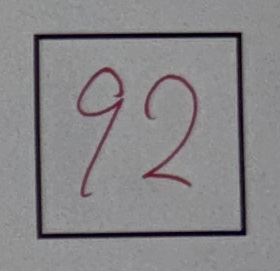
#> input picture docker/ai/train_data/generated/digit_detector/images/val/11_00.jpg, 280 x 271 px; its folder holds only this picture in this run
$ python prepare_accuracy_evaluation.py
#> lines starting #> are read from the running program, lines starting #| are printed output that depends on the picture
"""Prepare a reproducible visual audit; existing pseudo-labels are NOT ground truth."""
from pathlib import Path
from PIL import Image, ImageDraw
import csv
import json
import cv2
import numpy as np

ROOT = Path(__file__).resolve().parents[1]
OUT = ROOT / 'evaluation' / '2026-10-20'
SOURCE = ROOT / 'docker/ai/train_data/generated/digit_detector/images/val'

def main():
    OUT.mkdir(parents=True, exist_ok=True)
    paths = sorted(SOURCE.glob('*.jpg'), key=lambda p: tuple(map(int, p.stem.split('_'))))
    for page in range((len(paths) + 39) // 40):
        sheet = Image.new('RGB', (1200, 8 * 176), 'white')
#> sheet: PIL image 1200x1408 RGB; every value is 255
        draw = ImageDraw.Draw(sheet)
        for index, path in enumerate(paths[page * 40:(page + 1) * 40]):
            x, y = (index % 5) * 240, (index // 5) * 176
            crop = Image.open(path).convert('RGB')
#> crop is the input picture: PIL image 280x271 RGB; mean R, G, B 135.7, 134.1, 136.1
            crop.thumbnail((220, 145))
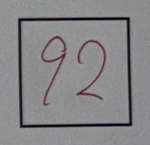
#> crop: PIL image 150x145 RGB; mean R, G, B 135.7, 134.1, 136.1
            sheet.paste(crop, (x + (240 - crop.width) // 2, y + 24))
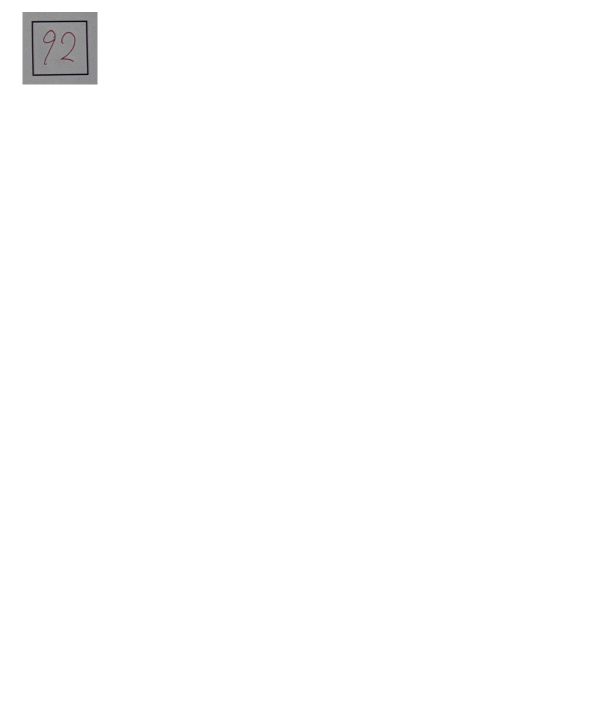
#> sheet: PIL image 1200x1408 RGB (shown at 1/2 size); mean R, G, B 253.5, 253.4, 253.5
            draw.text((x + 8, y + 4), path.stem, fill='black')
        sheet.save(OUT / f'audit-{page + 1}.png')
    print(f'{len(paths)} existing validation crops; contact sheets: {OUT}')

    truth_path = OUT / 'manual_truth.csv'
    if not truth_path.exists():
        return
    truth = list(csv.DictReader(truth_path.open(encoding='utf-8')))
    assert {r['id'] for r in truth} == {p.stem for p in paths}
    sample = cv2.imread(str(ROOT / 'app/src/androidTest/assets/sample-answer.jpg'))
    _, points, _ = cv2.QRCodeDetector().detectAndDecode(sample)
    assert points is not None
    x, y, w, h = cv2.boundingRect(points.astype(np.int32))
    qr = cv2.resize(sample[y-12:y+h+12, x-12:x+w+12], (120, 120), interpolation=cv2.INTER_NEAREST)
    inputs = OUT / 'inputs'
    inputs.mkdir(exist_ok=True)
    manifest = []

    def save_case(name, family, image, expected, ids, injected=None):
        cv2.imwrite(str(inputs / f'{name}.png'), image)
        row = dict(id=name, family=family, file=f'{name}.png', expected=expected, source_ids=ids)
        if injected is not None:
            row['qr'] = injected
        manifest.append(row)

    # Four fields per constructed row, last five together (no unsupported singleton).
    groups = [truth[i:i+4] for i in range(0, 88, 4)] + [truth[88:]]
    for index, group in enumerate(groups):
        sheet = np.full((410, 190 + 210 * len(group), 3), 255, np.uint8)
        sheet[20:140, 20:140] = qr
        for j, row in enumerate(group):
            crop = Image.open(SOURCE / (row['id'] + '.jpg')).convert('RGB')
            crop = crop.rotate(int(row['rotate_ccw']), expand=True)
            crop.thumbnail((180, 180), Image.Resampling.LANCZOS)
            patch = np.asarray(crop)[:, :, ::-1]
            y0, x0 = 180 + (180-patch.shape[0])//2, 180+j*210+(180-patch.shape[1])//2
            sheet[y0:y0+patch.shape[0], x0:x0+patch.shape[1]] = patch
        expected = [int(row['score']) for row in group]
        ids = [row['id'] for row in group]
        gradient = np.linspace(.30, 1., sheet.shape[1])[None, :, None]
        _, encoded = cv2.imencode('.jpg', sheet, [cv2.IMWRITE_JPEG_QUALITY, 35])
        variants = dict(baseline=sheet,
            low_resolution=cv2.resize(sheet, (480, int(sheet.shape[0]*480/sheet.shape[1])), interpolation=cv2.INTER_AREA),
            dark=(sheet.astype(np.float32)*.45).astype(np.uint8),
            shadow=(sheet.astype(np.float32)*gradient).astype(np.uint8),
            blur=cv2.GaussianBlur(sheet, (0,0), 1.5),
            jpeg35=cv2.imdecode(encoded, cv2.IMREAD_COLOR))
        for condition, image in variants.items():
            save_case(f'row{index+1:02d}-{condition}', 'constructed-'+condition, image, expected, ids)

    # Existing whole-sheet fixture: camera/gallery-sized inputs; no injected QR.
    for longest in [2400, 1920, 1280, 1080, 720]:
        scale = longest/max(sample.shape[:2])
        image = cv2.resize(sample, None, fx=scale, fy=scale, interpolation=cv2.INTER_AREA)
        save_case(f'sample-{longest}', 'existing-whole-sheet', image, [12,95,84], ['sample-answer'])
    screenshot = cv2.imread(str(ROOT / 'app/src/androidTest/assets/reported-live.png'))
    save_case('reported-auto-qr', 'existing-screenshot-auto', screenshot, [6,13,42,10], ['reported-live'])
    save_case('reported-injected-qr', 'existing-screenshot-injected', screenshot, [6,13,42,10], ['reported-live'],
        [[17,1137],[77,1137],[77,1200],[17,1200]])
    (inputs / 'manifest.json').write_text(json.dumps(manifest, ensure_ascii=False, indent=2), encoding='utf-8')
    print(f'{len(manifest)} cases; {len(truth)} manually audited crop values; inputs: {inputs}')

if __name__ == '__main__':
    main()

$ run again, on docker/ai/train_data/generated/digit_detector/images/val/16_01.jpg
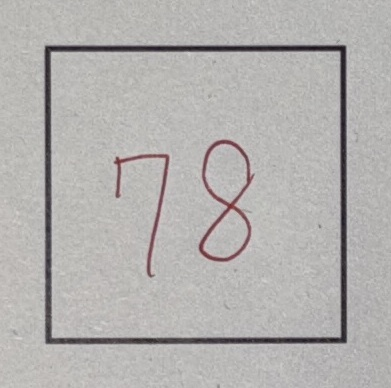
#> input picture docker/ai/train_data/generated/digit_detector/images/val/16_01.jpg, 391 x 388 px
#> in main, crop is the input picture: PIL image 391x388 RGB; mean R, G, B 179.4, 177.2, 175.5
#> in main, `crop.thumbnail((220, 145))`:
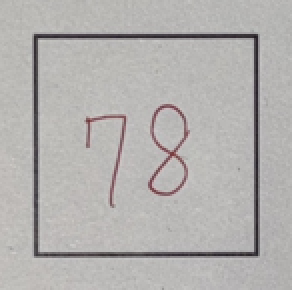
#> crop: PIL image 146x145 RGB (shown 2 times larger); mean R, G, B 179.4, 177.2, 175.5
#> in main, `sheet.paste(crop, (x + (240 - crop.width) // 2, y + 24))`:
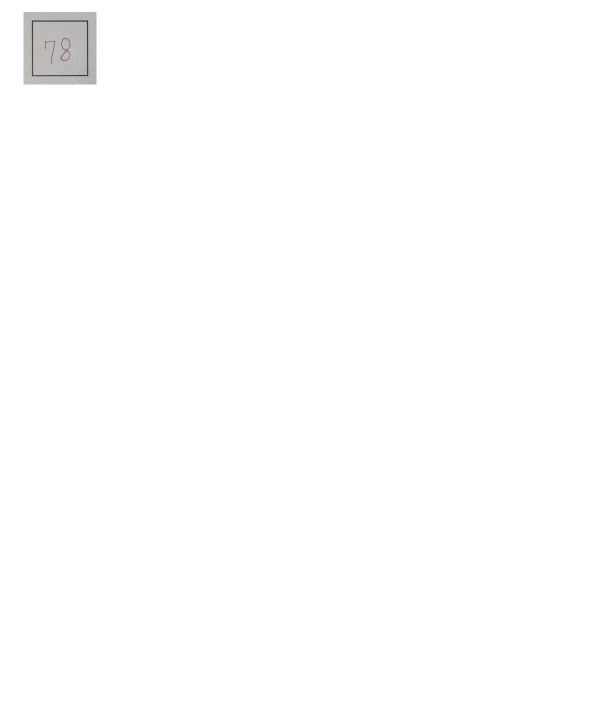
#> sheet: PIL image 1200x1408 RGB (shown at 1/2 size); mean R, G, B 254.1, 254, 254

$ run again, on docker/ai/train_data/generated/digit_detector/images/val/16_02.jpg
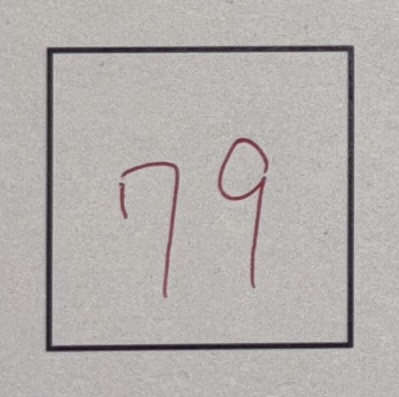
#> input picture docker/ai/train_data/generated/digit_detector/images/val/16_02.jpg, 399 x 397 px
#> in main, crop is the input picture: PIL image 399x397 RGB; mean R, G, B 179.5, 175.2, 172.6
#> in main, `crop.thumbnail((220, 145))`:
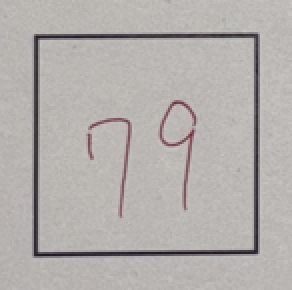
#> crop: PIL image 146x145 RGB (shown 2 times larger); mean R, G, B 179.5, 175.2, 172.6
#> in main, `sheet.paste(crop, (x + (240 - crop.width) // 2, y + 24))`:
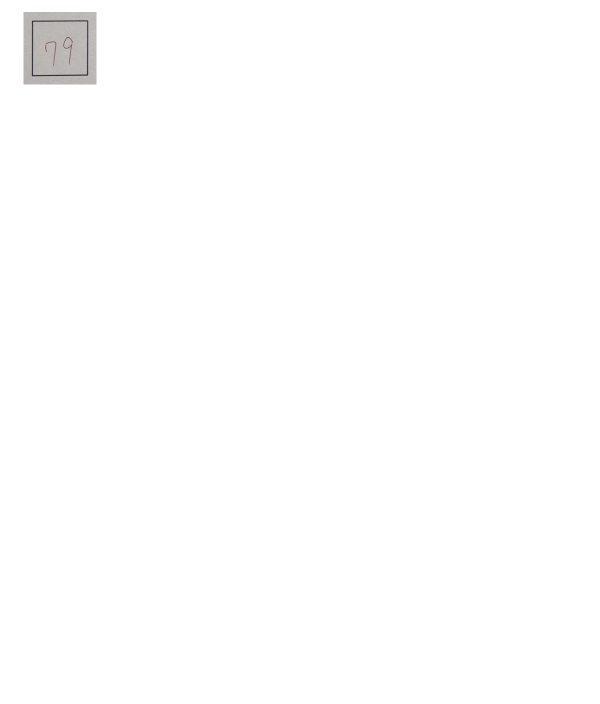
#> sheet: PIL image 1200x1408 RGB (shown at 1/2 size); mean R, G, B 254.1, 254, 254

$ run again, on docker/ai/train_data/generated/digit_detector/images/val/1_00.jpg
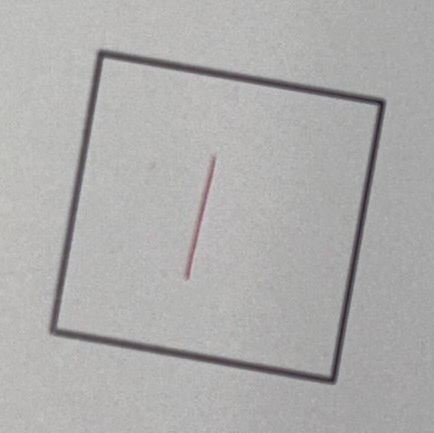
#> input picture docker/ai/train_data/generated/digit_detector/images/val/1_00.jpg, 434 x 433 px
#> in main, crop is the input picture: PIL image 434x433 RGB; mean R, G, B 174, 173.3, 172.7
#> crop: PIL image 145x145 RGB
#> in main, `sheet.paste(crop, (x + (240 - crop.width) // 2, y + 24))`:
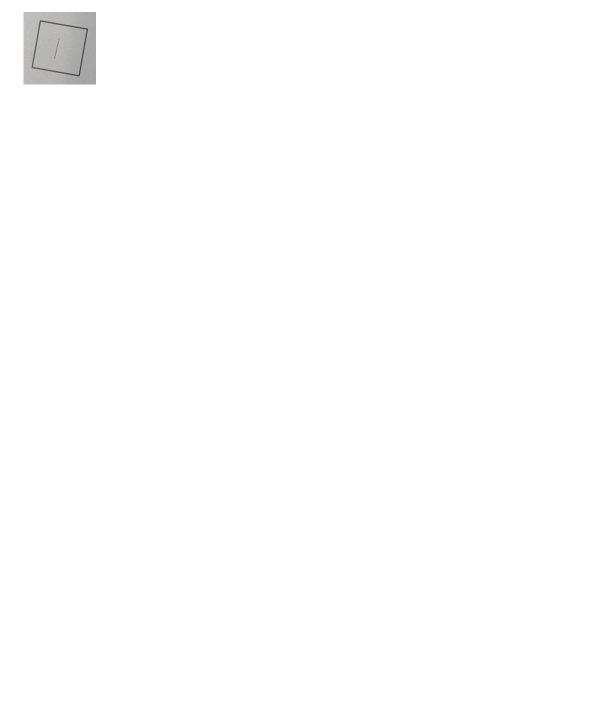
#> sheet: PIL image 1200x1408 RGB (shown at 1/2 size); mean R, G, B 254, 254, 254

$ run again, on docker/ai/train_data/generated/digit_detector/images/val/11_01.jpg
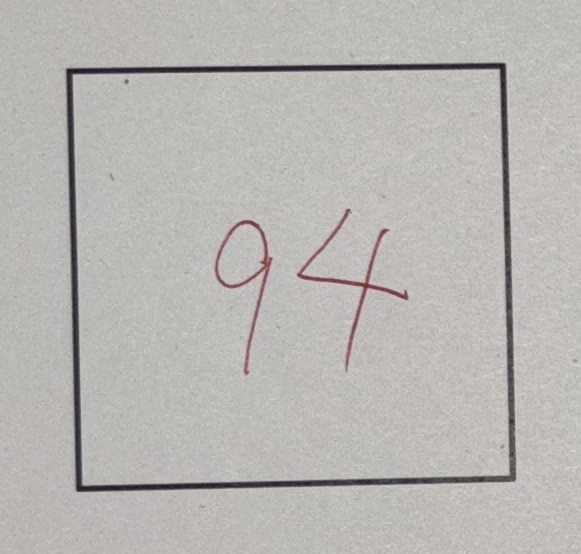
#> input picture docker/ai/train_data/generated/digit_detector/images/val/11_01.jpg, 581 x 554 px
#> in main, crop is the input picture: PIL image 581x554 RGB; mean R, G, B 184.9, 182.5, 179.1
#> in main, `crop.thumbnail((220, 145))`:
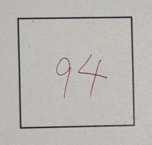
#> crop: PIL image 152x145 RGB; mean R, G, B 184.9, 182.5, 179.1
#> in main, `sheet.paste(crop, (x + (240 - crop.width) // 2, y + 24))`:
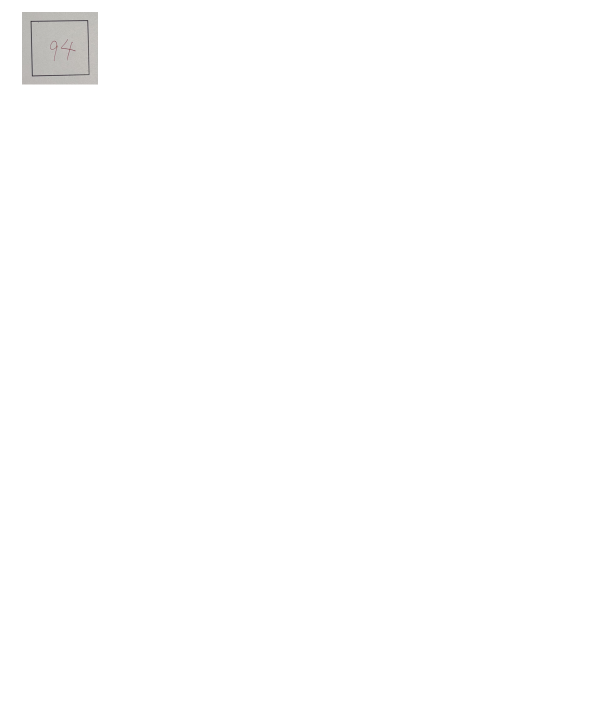
#> sheet: PIL image 1200x1408 RGB (shown at 1/2 size); mean R, G, B 254.1, 254.1, 254
